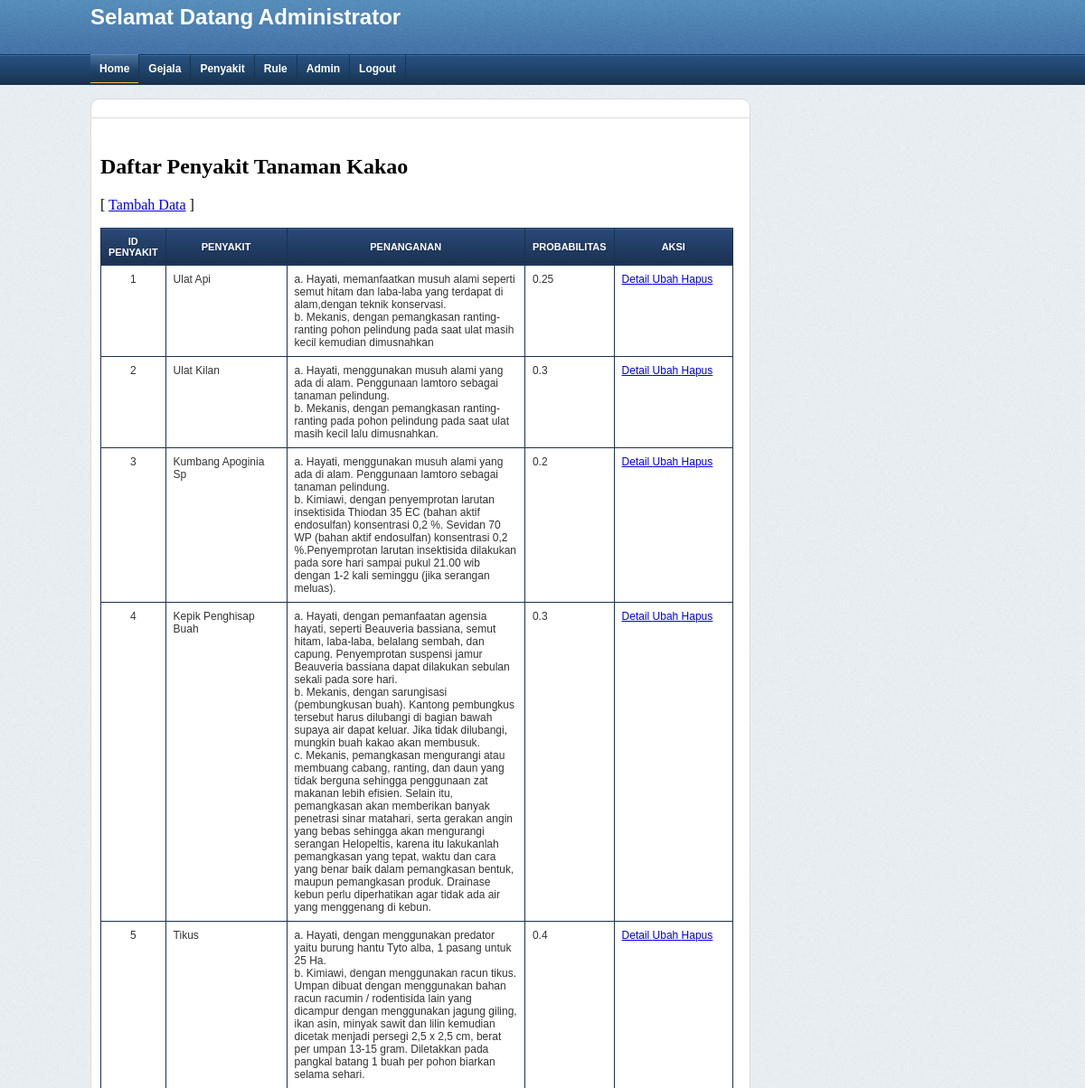
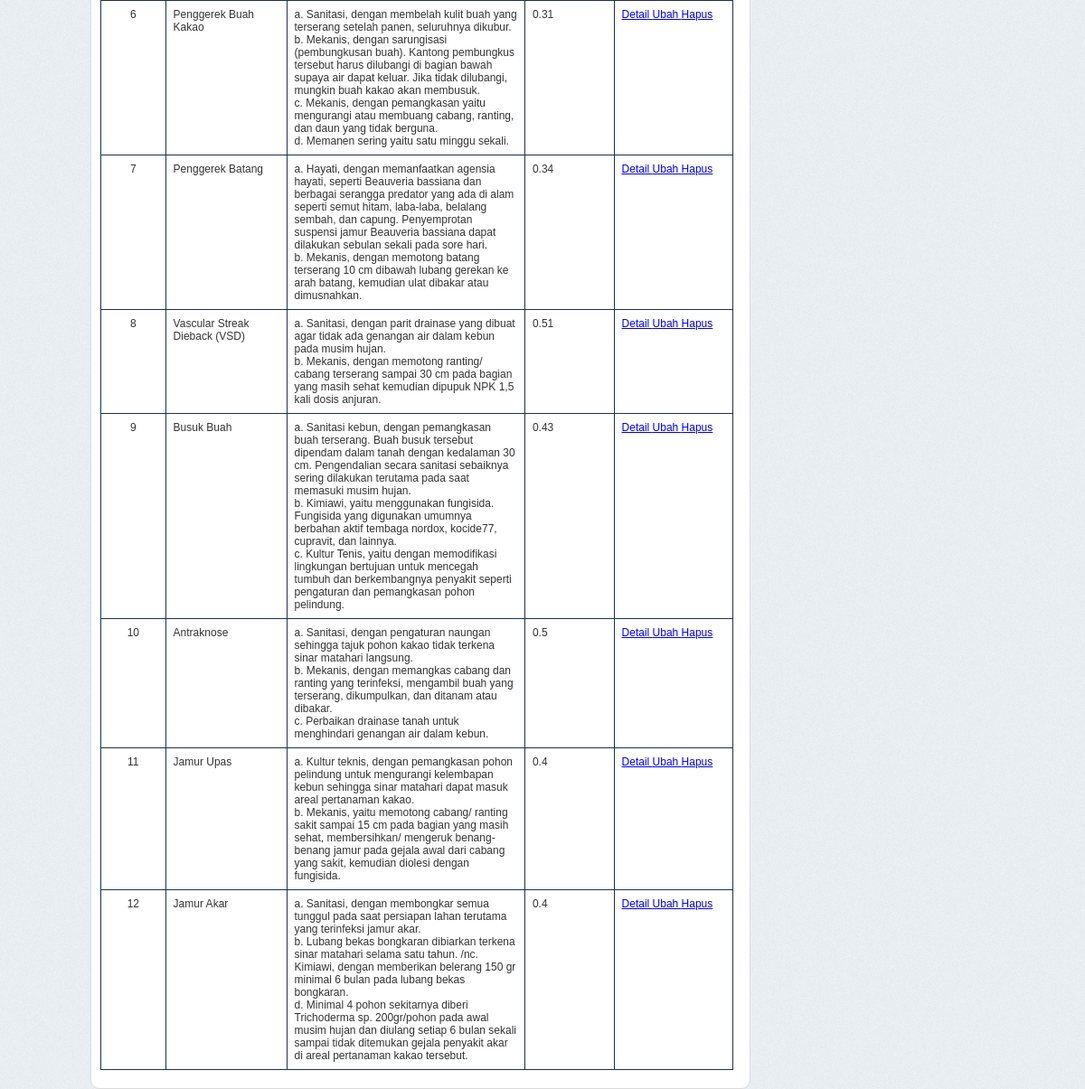
Screenshot of /admin/index.php?page=tampil_penyakit (signed in) with the database file from the repository (2 pictures, top to bottom).
### tables this page shows
CREATE TABLE `penyakit` (
  `idPenyakit` int(11) NOT NULL,
  `Penyakit` varchar(500) NOT NULL,
  `Penanganan` text NOT NULL,
  `Probabilitas_penyakit` double NOT NULL
);

### admin/tampil_penyakit.php (the view, shortened to what this page needs)
<h2>Daftar Penyakit Tanaman Kakao</h2>
<p>[ <a href="index.php?page=tambah_penyakit">Tambah Data</a> ] </p>
<table width="700px" border="1">
   <tr style="background:#ccc">
      <th width="10%">ID Penyakit</th>
      <th width="20%">Penyakit</th>
      <th width="40%">Penanganan</th>
      <th width="10%">Probabilitas</th>
      <th width="20%">Aksi</th>
   </tr>
   <?php
   $sql   = "SELECT * FROM Penyakit";
   $hasil = mysql_query($sql) or exit("Error query: <b>".$sql."</b>.");
   while($data = mysql_fetch_assoc($hasil)){
   ?>
      <tr>
         <td align="center"><?php echo $data['idPenyakit']; ?></td>
         <td><?php echo $data['Penyakit']; ?></td>
         <td><?php echo $data['Penanganan']; ?></td>
         <td><?php echo $data['Probabilitas_penyakit']; ?></td>
         <td>
            <a href="index.php?page=detail_penyakit&id=<?php echo $data['idPenyakit']; ?>">
               Detail
            </a>
            <a href="index.php?page=edit_penyakit&id=<?php echo $data['idPenyakit']; ?>">
               Ubah
            </a>
            <a href="index.php?page=hapus_penyakit&id=<?php echo $data['idPenyakit']; ?>"
               onClick="return cekHapus();">
               Hapus
            </a>
         </td>
      </tr>
   <?php
   }
   ?>
</table>

### admin/asset/css/style.css (style rules this page uses)
body { padding:0px; margin:0px; text-decoration:none; background-image: url(../images/bg_body.png); background-repeat: repeat; }
#dua_ab table { border-width: 1px; border-style: solid; border-color: #999999; border-collapse: collapse; margin-top: 5px; margin-right: 0px; margin-bottom: 10px; margin-left: 0px; }
#dua_ab th { color: #FFFFFF; font-size: 11px; text-transform: uppercase; text-align: center; padding: 8px; border-width: 1px; border-style: solid; border-collapse: collapse; border: 1px solid #1b3151; box-shadow:#3f5e8b 0 1px 0 inset; text-shadow:#1b3151 1px 1px 1px; font-family: Arial; background-image: -webkit-gradient(linear, 0% 0%, 0% 100%, from(#294979), to(#1b3151)); background-image: -webkit-linear-gradient(top, #294979, #1b3151); background-image: -moz-linear-gradient(top, #294979, #1b3151); background-image: -ms-linear-gradient(top, #294979, #1b3151); background-image: -o-linear-gradient(top, #294979, #1b3151); }
#dua_ab td { padding: 8px; vertical-align: top; border-width: 1px; border-style: solid; border-color: #1b3151; border-collapse: collapse; font-family: Arial; font-size: 12px; color: #333; }

### rows the page displays
penyakit: idPenyakit "1", Penyakit "Ulat Api", Penanganan "a. Hayati, memanfaatkan musuh alami seperti semut hitam dan laba-laba yang terdapat di alam,dengan teknik konservasi. b. Mekanis, dengan pemangkasan ranting-ranting pohon pelindung pada saat ulat masih kecil kemudian dimusnahkan", Probabilitas_penyakit "0.25"
penyakit: idPenyakit "2", Penyakit "Ulat Kilan", Penanganan "a. Hayati, menggunakan musuh alami yang ada di alam. Penggunaan lamtoro sebagai tanaman pelindung. b. Mekanis, dengan pemangkasan ranting-ranting pada pohon pelindung pada saat ulat masih kecil lalu dimusnahkan.", Probabilitas_penyakit "0.3"
penyakit: idPenyakit "3", Penyakit "Kumbang Apoginia Sp", Penanganan "a. Hayati, menggunakan musuh alami yang ada di alam. Penggunaan lamtoro sebagai tanaman pelindung. b. Kimiawi, dengan penyemprotan larutan insektisida Thiodan 35 EC (bahan aktif endosulfan) konsentrasi 0,2 %. Sevidan 70 WP (bahan aktif endosulfan) konsentrasi 0,2 %.Penyemprotan larutan insektisida dilakukan pada sore hari sampai pukul 21.00 wib dengan 1-2 kali seminggu (jika serangan meluas).", Probabilitas_penyakit "0.2"
penyakit: idPenyakit "4", Penyakit "Kepik Penghisap Buah", Penanganan "a. Hayati, dengan pemanfaatan agensia hayati, seperti Beauveria bassiana, semut hitam, laba-laba, belalang sembah, dan capung. Penyemprotan suspensi jamur Beauveria bassiana dapat dilakukan sebulan sekali pada sore hari. b. Mekanis, dengan sarungisasi (pembungkusan buah). Kantong pembungkus tersebut harus dilubangi di bagian bawah supaya air dapat keluar. Jika tidak dilubangi, mungkin buah kakao akan membusuk. c. Mekanis, pemangkasan mengurangi atau membuang cabang, ranting, dan daun yang tidak berguna sehingga penggunaan zat makanan lebih efisien. Selain itu, pemangkasan akan memberikan banyak penetrasi sinar matahari, serta gerakan angin yang bebas sehingga akan mengurangi serangan…", Probabilitas_penyakit "0.3"
penyakit: idPenyakit "5", Penyakit "Tikus", Penanganan "a. Hayati, dengan menggunakan predator yaitu burung hantu Tyto alba, 1 pasang untuk 25 Ha. b. Kimiawi, dengan menggunakan racun tikus. Umpan dibuat dengan menggunakan bahan racun racumin / rodentisida lain yang dicampur dengan menggunakan jagung giling, ikan asin, minyak sawit dan lilin kemudian dicetak menjadi persegi 2,5 x 2,5 cm, berat per umpan 13-15 gram. Diletakkan pada pangkal batang 1 buah per pohon biarkan selama sehari.", Probabilitas_penyakit "0.4"
penyakit: idPenyakit "6", Penyakit "Penggerek Buah Kakao", Penanganan "a. Sanitasi, dengan membelah kulit buah yang terserang setelah panen, seluruhnya dikubur. b. Mekanis, dengan sarungisasi (pembungkusan buah). Kantong pembungkus tersebut harus dilubangi di bagian bawah supaya air dapat keluar. Jika tidak dilubangi, mungkin buah kakao akan membusuk. c. Mekanis, dengan pemangkasan yaitu mengurangi atau membuang cabang, ranting, dan daun yang tidak berguna. d. Memanen sering yaitu satu minggu sekali.", Probabilitas_penyakit "0.31"
penyakit: idPenyakit "7", Penyakit "Penggerek Batang", Penanganan "a. Hayati, dengan memanfaatkan agensia hayati, seperti Beauveria bassiana dan berbagai serangga predator yang ada di alam seperti semut hitam, laba-laba, belalang sembah, dan capung. Penyemprotan suspensi jamur Beauveria bassiana dapat dilakukan sebulan sekali pada sore hari. b. Mekanis, dengan memotong batang terserang 10 cm dibawah lubang gerekan ke arah batang, kemudian ulat dibakar atau dimusnahkan.", Probabilitas_penyakit "0.34"
penyakit: idPenyakit "8", Penyakit "Vascular Streak Dieback (VSD)", Penanganan "a. Sanitasi, dengan parit drainase yang dibuat agar tidak ada genangan air dalam kebun pada musim hujan. b. Mekanis, dengan memotong ranting/ cabang terserang sampai 30 cm pada bagian yang masih sehat kemudian dipupuk NPK 1,5 kali dosis anjuran.", Probabilitas_penyakit "0.51"
penyakit: idPenyakit "9", Penyakit "Busuk Buah", Penanganan "a. Sanitasi kebun, dengan pemangkasan buah terserang. Buah busuk tersebut dipendam dalam tanah dengan kedalaman 30 cm. Pengendalian secara sanitasi sebaiknya sering dilakukan terutama pada saat memasuki musim hujan. b. Kimiawi, yaitu menggunakan fungisida. Fungisida yang digunakan umumnya berbahan aktif tembaga nordox, kocide77, cupravit, dan lainnya. c. Kultur Tenis, yaitu dengan memodifikasi lingkungan bertujuan untuk mencegah tumbuh dan berkembangnya penyakit seperti pengaturan dan pemangkasan pohon pelindung.", Probabilitas_penyakit "0.43"
penyakit: idPenyakit "10", Penyakit "Antraknose", Penanganan "a. Sanitasi, dengan pengaturan naungan sehingga tajuk pohon kakao tidak terkena sinar matahari langsung. b. Mekanis, dengan memangkas cabang dan ranting yang terinfeksi, mengambil buah yang terserang, dikumpulkan, dan ditanam atau dibakar. c. Perbaikan drainase tanah untuk menghindari genangan air dalam kebun.", Probabilitas_penyakit "0.5"
penyakit: idPenyakit "11", Penyakit "Jamur Upas", Penanganan "a. Kultur teknis, dengan pemangkasan pohon pelindung untuk mengurangi kelembapan kebun sehingga sinar matahari dapat masuk areal pertanaman kakao. b. Mekanis, yaitu memotong cabang/ ranting sakit sampai 15 cm pada bagian yang masih sehat, membersihkan/ mengeruk benang-benang jamur pada gejala awal dari cabang yang sakit, kemudian diolesi dengan fungisida.", Probabilitas_penyakit "0.4"
penyakit: idPenyakit "12", Penyakit "Jamur Akar", Penanganan "a. Sanitasi, dengan membongkar semua tunggul pada saat persiapan lahan terutama yang terinfeksi jamur akar. b. Lubang bekas bongkaran dibiarkan terkena sinar matahari selama satu tahun. /nc. Kimiawi, dengan memberikan belerang 150 gr minimal 6 bulan pada lubang bekas bongkaran. d. Minimal 4 pohon sekitarnya diberi Trichoderma sp. 200gr/pohon pada awal musim hujan dan diulang setiap 6 bulan sekali sampai tidak ditemukan gejala penyakit akar di areal pertanaman kakao tersebut.", Probabilitas_penyakit "0.4"
